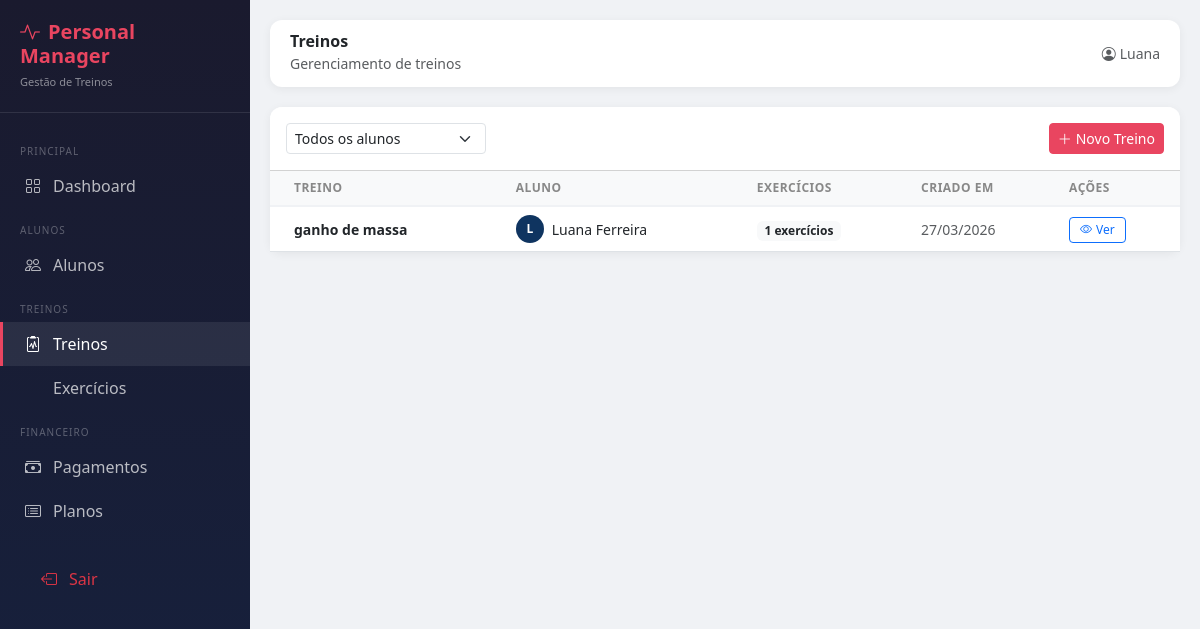
The page /treinos/ (signed in) on the database as committed earlier.
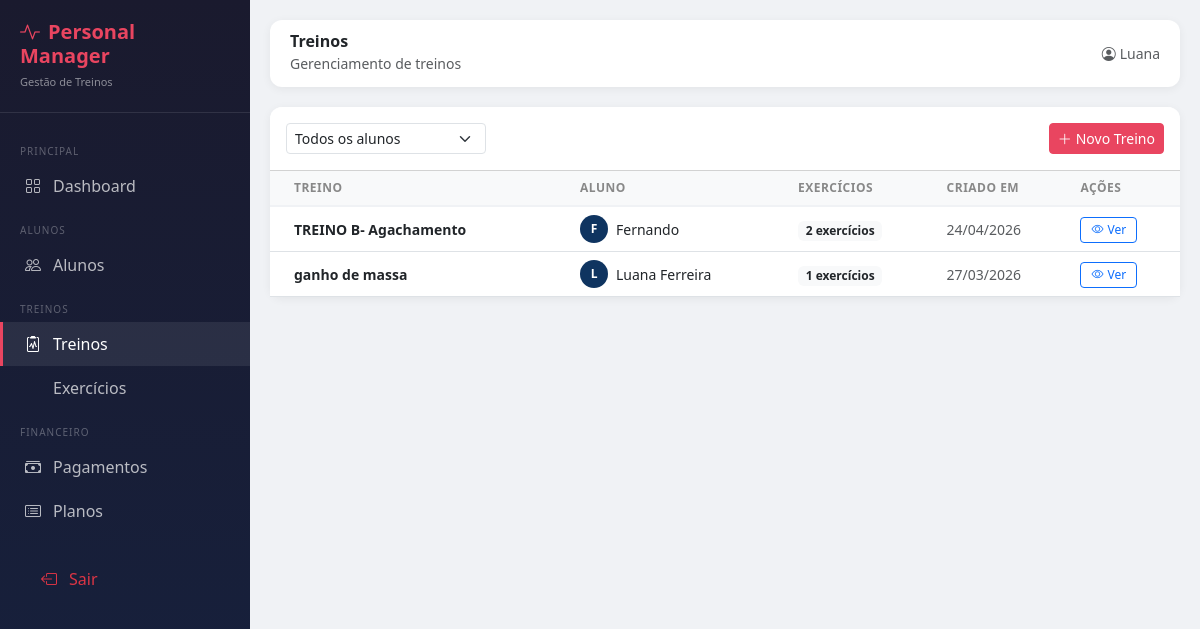
The same page on the database as committed later.
### treinos/models.py (models this page shows, shortened)
class Treino(models.Model):
    aluno = models.ForeignKey(Aluno, on_delete=models.CASCADE, related_name='treinos')
    nome = models.CharField(max_length=100)
    descricao = models.TextField(blank=True)
    ativo = models.BooleanField(default=True)
    criado_em = models.DateTimeField(auto_now_add=True)
    atualizado_em = models.DateTimeField(auto_now=True)
    class Meta:
        verbose_name = 'Treino'
        verbose_name_plural = 'Treinos'
        ordering = ['nome']

### alunos/models.py (models this page shows, shortened)
class Aluno(models.Model):
    SEXO_CHOICES = [
        ('M', 'Masculino'),
        ('F', 'Feminino'),
        ('O', 'Outro'),
    ]
    usuario = models.OneToOneField(User, on_delete=models.SET_NULL, null=True, blank=True)
    nome = models.CharField(max_length=100)
    telefone = models.CharField(max_length=20)
    email = models.EmailField(unique=True)
    data_nascimento = models.DateField(null=True, blank=True)
    sexo = models.CharField(max_length=1, choices=SEXO_CHOICES, default='M')
    cep = models.CharField(max_length=9, blank=True)
    logradouro = models.CharField(max_length=200, blank=True)
    bairro = models.CharField(max_length=100, blank=True)
    cidade = models.CharField(max_length=100, blank=True)
    estado = models.CharField(max_length=2, blank=True)
    objetivo = models.TextField(blank=True)
    ativo = models.BooleanField(default=True)
    criado_em = models.DateTimeField(auto_now_add=True)
    atualizado_em = models.DateTimeField(auto_now=True)
    class Meta:
        verbose_name = 'Aluno'
        verbose_name_plural = 'Alunos'
        ordering = ['nome']

### treinos/views.py (the view)
# urls.py: path('', views.lista_treinos, name='lista_treinos'),
@login_required
def lista_treinos(request):
    treinos  = Treino.objects.filter(ativo=True).select_related('aluno')
    aluno_id = request.GET.get('aluno')
    if aluno_id:
        treinos = treinos.filter(aluno_id=aluno_id)
    alunos = Aluno.objects.filter(ativo=True)
    return render(request, 'treinos/lista.html', {'treinos': treinos, 'alunos': alunos})

### treinos/templates/treinos/lista.html (shortened to what this page needs)
{% extends 'core/base.html' %}
{% block page_title %}Treinos{% endblock %}
{% block page_subtitle %}Gerenciamento de treinos{% endblock %}
{% block content %}
<div class="card">
  <div class="card-header bg-white d-flex justify-content-between align-items-center py-3">
    <form class="d-flex gap-2" method="get">
      <select name="aluno" class="form-select form-select-sm" style="width:200px;" onchange="this.form.submit()">
        <option value="">Todos os alunos</option>
      </select>
    </form>
    <a href="{% url 'criar_treino' %}" class="btn btn-primary btn-sm">
      <i class="bi bi-plus-lg me-1"></i>Novo Treino
    </a>
  </div>
  <div class="card-body p-0">
    <table class="table table-hover mb-0">
      <thead class="table-light">
        <tr>
          <th class="ps-4">Treino</th>
          <th>Aluno</th>
          <th>Exercícios</th>
          <th>Criado em</th>
          <th>Ações</th>
        </tr>
      </thead>
      <tbody>
        {% for treino in treinos %}
        <tr>
          <td class="ps-4 fw-semibold small">{{ treino.nome }}</td>
          <td>
            <div class="d-flex align-items-center gap-2">
              <div class="avatar" style="width:28px;height:28px;font-size:12px;">{{ treino.aluno.nome|first }}</div>
              <small>{{ treino.aluno.nome }}</small>
            </div>
          </td>
          <td><span class="badge bg-light text-dark">{{ treino.exercicios.count }} exercícios</span></td>
          <td><small class="text-muted">{{ treino.criado_em|date:"d/m/Y" }}</small></td>
          <td>
            <a href="{% url 'detalhe_treino' treino.pk %}" class="btn btn-sm btn-outline-primary" style="padding:3px 10px;font-size:12px;">
              <i class="bi bi-eye me-1"></i>Ver
            </a>
          </td>
        </tr>
        {% endfor %}
      </tbody>
    </table>
  </div>
</div>
{% endblock %}

Rows that differ between the two databases and show on the page:
added Treino: nome "TREINO B- Agachamento", aluno.nome|first "F", aluno.nome "Fernando", exercicios.count "2", criado_em "24/04/2026"
